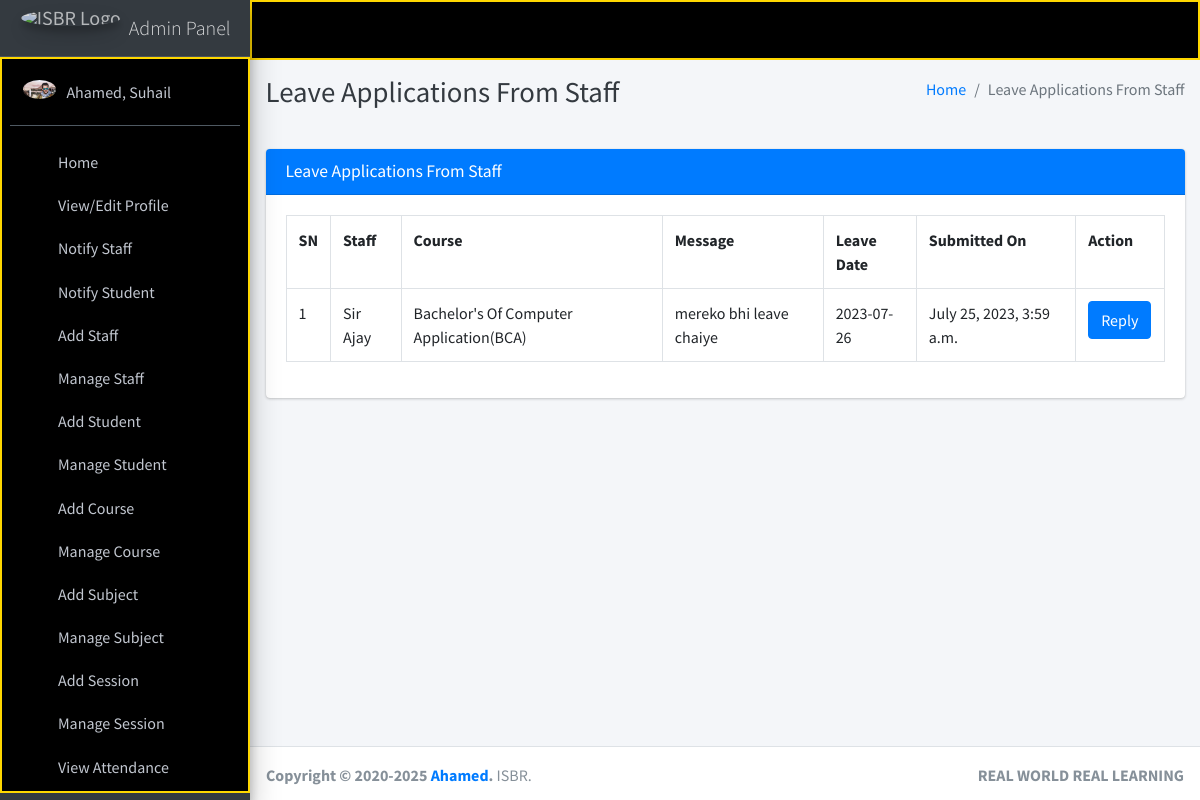
Before: /staff/view/leave/ (signed in) with the older database file.
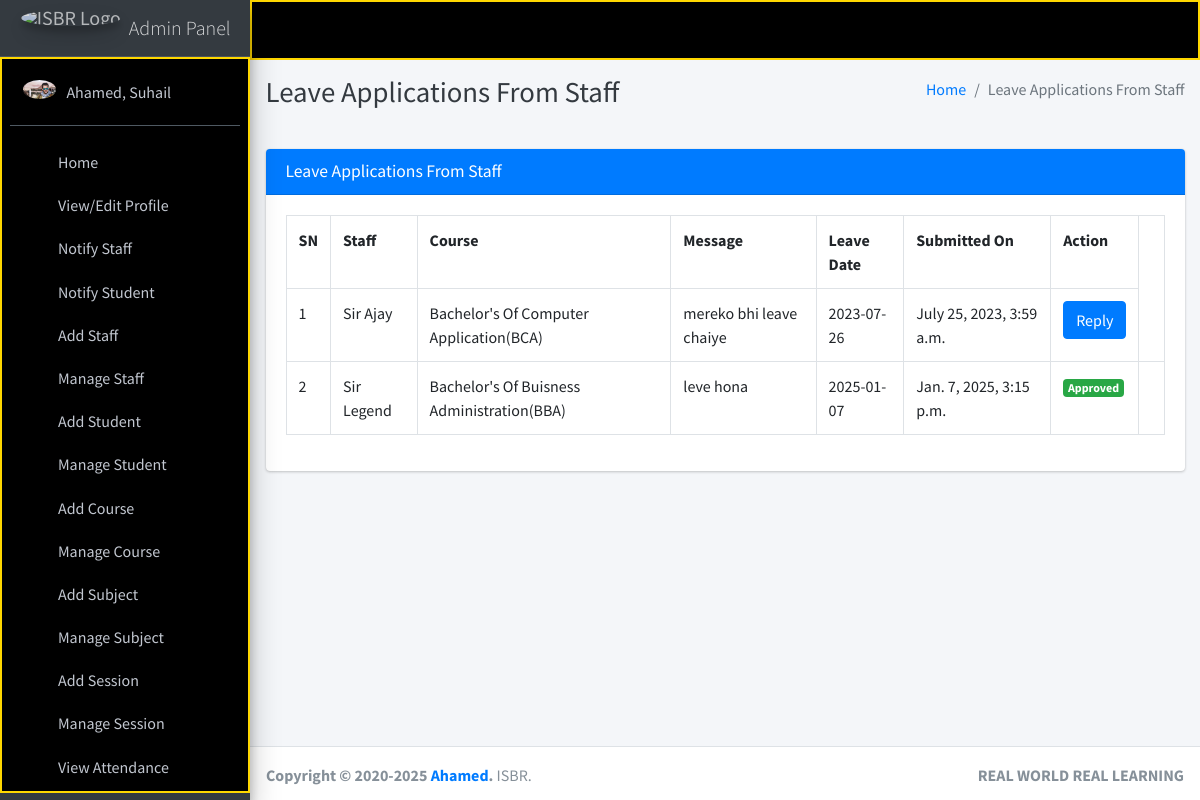
After: the same page with the newer database file.
### main_app/models.py (models this page shows)
class LeaveReportStaff(models.Model):
    staff = models.ForeignKey(Staff, on_delete=models.CASCADE)
    date = models.CharField(max_length=60)
    message = models.TextField()
    status = models.SmallIntegerField(default=0)
    created_at = models.DateTimeField(auto_now_add=True)
    updated_at = models.DateTimeField(auto_now=True)

class Staff(models.Model):
    course = models.ForeignKey(Course, on_delete=models.DO_NOTHING, null=True, blank=False)
    admin = models.OneToOneField(CustomUser, on_delete=models.CASCADE)
    def __str__(self):
        return self.admin.last_name + " " + self.admin.first_name

class CustomUser(AbstractUser):
    USER_TYPE = ((1, "HOD"), (2, "Staff"), (3, "Student"))
    GENDER = [("M", "Male"), ("F", "Female")]
    username = None  # Removed username, using email instead
    email = models.EmailField(unique=True)
    user_type = models.CharField(default=1, choices=USER_TYPE, max_length=1)
    gender = models.CharField(max_length=1, choices=GENDER)
    profile_pic = models.ImageField()
    address = models.TextField()
    fcm_token = models.TextField(default="")  # For firebase notifications
    created_at = models.DateTimeField(auto_now_add=True)
    updated_at = models.DateTimeField(auto_now=True)
    USERNAME_FIELD = "email"
    REQUIRED_FIELDS = []
    objects = CustomUserManager()
    def __str__(self):
        return self.last_name + ", " + self.first_name

class Course(models.Model):
    name = models.CharField(max_length=120)
    created_at = models.DateTimeField(auto_now_add=True)
    updated_at = models.DateTimeField(auto_now=True)
    def __str__(self):
        return self.name

### main_app/hod_views.py (the view, shortened to what this page needs)
# urls.py: path("staff/view/leave/", hod_views.view_staff_leave, name="view_staff_leave",),
@csrf_exempt
def view_staff_leave(request):
    if request.method != 'POST':
        allLeave = LeaveReportStaff.objects.all()
        context = {
            'allLeave': allLeave,
            'page_title': 'Leave Applications From Staff'
        }
        return render(request, "hod_template/staff_leave_view.html", context)

### main_app/templates/hod_template/staff_leave_view.html (shortened to what this page needs)
{% extends 'main_app/base.html' %}
{% load static %}
{% block page_title %}{{page_title}}{% endblock page_title %}
{% block content %}
<section class="content">
    <div class="container-fluid">
        <div class="row">
            <div class="col-md-12">
                <div class="card card-primary">
                    <div class="card-header">
                        <h3 class="card-title">{{page_title}}</h3>
                    </div>
                    <div class="table card-body">
                        <table class="table table-bordered">
                            <tr>
                                <th>SN</th>
                                <th>Staff</th>
                                <th>Course</th>
                                <th>Message</th>
                                <th>Leave Date</th>
                                <th>Submitted On</th>
                                <th>Action</th>
                            </tr>
                            {% for leave in  allLeave %}
                              <tr>
                                  <td>{{forloop.counter}}</td>
                                  <td>{{leave.staff}}</td>
                                  <td>{{leave.staff.course}}</td>
                                  <td>{{leave.message}}</td>
                                  <td>{{leave.date}}</td>
                                  <td>{{leave.created_at}}</td>
                                      {% if leave.status == 0 %}
                                           <td> <button data-toggle = "modal" data-target = "#reply_modal" value="{{leave.id}}" class="btn btn-primary reply_open_modal">Reply</button>
{% elif leave.status == -1 %}
<td><span  class='badge badge-danger'>Rejected</span></td>
{% else %}
<td><span  class='badge badge-success'>Approved</span></td>
                                            <td>{{feedback.updated_at}}</td>
                                      {% endif %}
                                  </td>
                              </tr>
                            {% endfor %}
                        </table>
                    </div>
                    </div>
            </div>
        </div>
    </div>
</section>
{% endblock content %}

Changed rows visible on the page:
added LeaveReportStaff: staff "Sir Legend", staff.course "Bachelor's Of Buisness Administration(BBA)", message "leve hona", date "2025-01-07", created_at "Jan. 7, 2025, 3:15 p.m."
